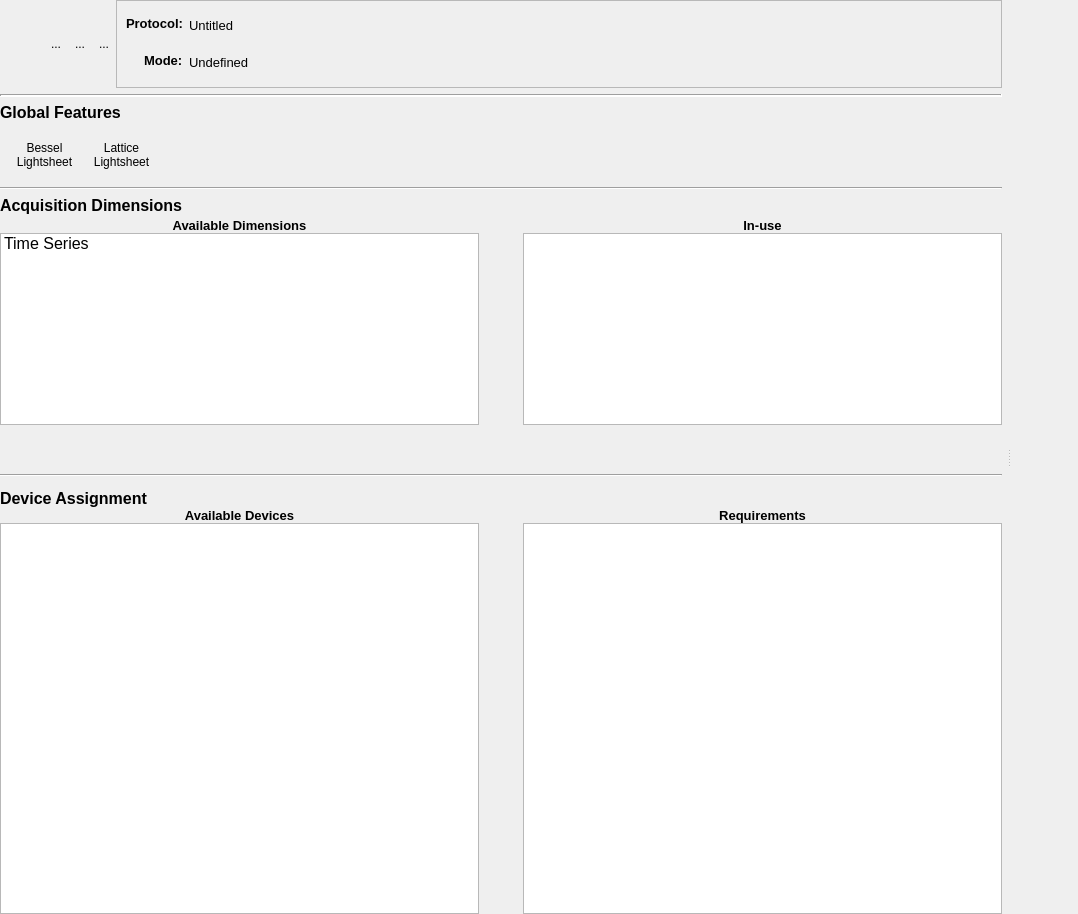
<?xml version="1.0" encoding="UTF-8"?>
<ui version="4.0">
 <class>protocol_editor</class>
 <widget class="QWidget" name="protocol_editor">
  <property name="geometry">
   <rect>
    <x>0</x>
    <y>0</y>
    <width>1078</width>
    <height>914</height>
   </rect>
  </property>
  <property name="windowTitle">
   <string>Form</string>
  </property>
  <property name="styleSheet">
   <string notr="true">#protocol_editor { border: 0px }</string>
  </property>
  <layout class="QGridLayout" name="gridLayout">
   <property name="leftMargin">
    <number>0</number>
   </property>
   <property name="topMargin">
    <number>0</number>
   </property>
   <property name="rightMargin">
    <number>0</number>
   </property>
   <property name="bottomMargin">
    <number>0</number>
   </property>
   <property name="spacing">
    <number>0</number>
   </property>
   <item row="0" column="0">
    <widget class="QSplitter" name="splitter">
     <property name="handleWidth">
      <number>2</number>
     </property>
     <property name="childrenCollapsible">
      <bool>false</bool>
     </property>
     <widget class="QFrame" name="editor_left_frame">
      <property name="styleSheet">
       <string notr="true">#editor_left_frame { border: 0px }</string>
      </property>
      <property name="frameShape">
       <enum>QFrame::StyledPanel</enum>
      </property>
      <property name="frameShadow">
       <enum>QFrame::Raised</enum>
      </property>
      <layout class="QVBoxLayout" name="verticalLayout">
       <property name="leftMargin">
        <number>0</number>
       </property>
       <property name="topMargin">
        <number>0</number>
       </property>
       <property name="rightMargin">
        <number>6</number>
       </property>
       <property name="bottomMargin">
        <number>0</number>
       </property>
       <item>
        <widget class="QFrame" name="protocol_file_frame">
         <property name="styleSheet">
          <string notr="true">#protocol_file_frame { border: 0px }</string>
         </property>
         <property name="frameShape">
          <enum>QFrame::StyledPanel</enum>
         </property>
         <property name="frameShadow">
          <enum>QFrame::Raised</enum>
         </property>
         <layout class="QHBoxLayout" name="horizontalLayout_2">
          <property name="spacing">
           <number>0</number>
          </property>
          <property name="leftMargin">
           <number>0</number>
          </property>
          <property name="topMargin">
           <number>0</number>
          </property>
          <property name="rightMargin">
           <number>0</number>
          </property>
          <property name="bottomMargin">
           <number>0</number>
          </property>
          <item>
           <widget class="QToolButton" name="create">
            <property name="toolTip">
             <string>Create</string>
            </property>
            <property name="text">
             <string notr="true"/>
            </property>
            <property name="icon">
             <iconset resource="../resources/resources.qrc">
              <normaloff>:/protocol_editor/create</normaloff>:/protocol_editor/create</iconset>
            </property>
            <property name="iconSize">
             <size>
              <width>36</width>
              <height>36</height>
             </size>
            </property>
            <property name="autoRaise">
             <bool>true</bool>
            </property>
           </widget>
          </item>
          <item>
           <widget class="QToolButton" name="open">
            <property name="toolTip">
             <string>Open</string>
            </property>
            <property name="text">
             <string>...</string>
            </property>
            <property name="icon">
             <iconset resource="../resources/resources.qrc">
              <normaloff>:/protocol_editor/open</normaloff>:/protocol_editor/open</iconset>
            </property>
            <property name="iconSize">
             <size>
              <width>36</width>
              <height>36</height>
             </size>
            </property>
            <property name="autoRaise">
             <bool>true</bool>
            </property>
           </widget>
          </item>
          <item>
           <widget class="QToolButton" name="duplicate">
            <property name="toolTip">
             <string>Duplicate</string>
            </property>
            <property name="text">
             <string>...</string>
            </property>
            <property name="icon">
             <iconset resource="../resources/resources.qrc">
              <normaloff>:/protocol_editor/duplicate</normaloff>:/protocol_editor/duplicate</iconset>
            </property>
            <property name="iconSize">
             <size>
              <width>36</width>
              <height>36</height>
             </size>
            </property>
            <property name="autoRaise">
             <bool>true</bool>
            </property>
           </widget>
          </item>
          <item>
           <widget class="QToolButton" name="save">
            <property name="toolTip">
             <string>Save</string>
            </property>
            <property name="text">
             <string>...</string>
            </property>
            <property name="icon">
             <iconset resource="../resources/resources.qrc">
              <normaloff>:/protocol_editor/save</normaloff>:/protocol_editor/save</iconset>
            </property>
            <property name="iconSize">
             <size>
              <width>36</width>
              <height>36</height>
             </size>
            </property>
            <property name="autoRaise">
             <bool>true</bool>
            </property>
           </widget>
          </item>
          <item>
           <widget class="QFrame" name="protocol_info">
            <property name="frameShape">
             <enum>QFrame::StyledPanel</enum>
            </property>
            <property name="frameShadow">
             <enum>QFrame::Raised</enum>
            </property>
            <layout class="QFormLayout" name="formLayout">
             <property name="sizeConstraint">
              <enum>QLayout::SetMinimumSize</enum>
             </property>
             <property name="fieldGrowthPolicy">
              <enum>QFormLayout::AllNonFixedFieldsGrow</enum>
             </property>
             <property name="labelAlignment">
              <set>Qt::AlignBottom|Qt::AlignRight|Qt::AlignTrailing</set>
             </property>
             <property name="formAlignment">
              <set>Qt::AlignLeading|Qt::AlignLeft|Qt::AlignVCenter</set>
             </property>
             <item row="1" column="0">
              <widget class="QLabel" name="name_label">
               <property name="font">
                <font>
                 <pointsize>10</pointsize>
                 <weight>75</weight>
                 <bold>true</bold>
                </font>
               </property>
               <property name="text">
                <string>Protocol:</string>
               </property>
              </widget>
             </item>
             <item row="2" column="0">
              <widget class="QLabel" name="type_label">
               <property name="font">
                <font>
                 <pointsize>10</pointsize>
                 <weight>75</weight>
                 <bold>true</bold>
                </font>
               </property>
               <property name="text">
                <string>Mode:</string>
               </property>
              </widget>
             </item>
             <item row="2" column="1">
              <layout class="QHBoxLayout" name="horizontalLayout_3">
               <item>
                <widget class="QLabel" name="label_3">
                 <property name="font">
                  <font>
                   <pointsize>10</pointsize>
                  </font>
                 </property>
                 <property name="text">
                  <string>Undefined</string>
                 </property>
                </widget>
               </item>
               <item>
                <widget class="QToolButton" name="toolButton">
                 <property name="text">
                  <string notr="true"/>
                 </property>
                 <property name="icon">
                  <iconset resource="../resources/resources.qrc">
                   <normaloff>:/protocol_editor/edit</normaloff>:/protocol_editor/edit</iconset>
                 </property>
                 <property name="iconSize">
                  <size>
                   <width>24</width>
                   <height>24</height>
                  </size>
                 </property>
                 <property name="autoRaise">
                  <bool>true</bool>
                 </property>
                </widget>
               </item>
              </layout>
             </item>
             <item row="1" column="1">
              <layout class="QHBoxLayout" name="horizontalLayout_5">
               <item>
                <widget class="QLabel" name="label_4">
                 <property name="font">
                  <font>
                   <pointsize>10</pointsize>
                  </font>
                 </property>
                 <property name="text">
                  <string>Untitled</string>
                 </property>
                </widget>
               </item>
               <item>
                <widget class="QToolButton" name="toolButton_2">
                 <property name="text">
                  <string notr="true"/>
                 </property>
                 <property name="icon">
                  <iconset resource="../resources/resources.qrc">
                   <normaloff>:/protocol_editor/edit</normaloff>:/protocol_editor/edit</iconset>
                 </property>
                 <property name="iconSize">
                  <size>
                   <width>24</width>
                   <height>24</height>
                  </size>
                 </property>
                 <property name="autoRaise">
                  <bool>true</bool>
                 </property>
                </widget>
               </item>
              </layout>
             </item>
            </layout>
           </widget>
          </item>
         </layout>
        </widget>
       </item>
       <item>
        <widget class="Line" name="seperator_1">
         <property name="lineWidth">
          <number>2</number>
         </property>
         <property name="orientation">
          <enum>Qt::Horizontal</enum>
         </property>
        </widget>
       </item>
       <item>
        <widget class="QFrame" name="global_features">
         <property name="styleSheet">
          <string notr="true">#global_features { border: 0px }</string>
         </property>
         <property name="frameShape">
          <enum>QFrame::StyledPanel</enum>
         </property>
         <property name="frameShadow">
          <enum>QFrame::Raised</enum>
         </property>
         <layout class="QVBoxLayout" name="verticalLayout_7">
          <property name="leftMargin">
           <number>0</number>
          </property>
          <property name="topMargin">
           <number>0</number>
          </property>
          <property name="rightMargin">
           <number>0</number>
          </property>
          <property name="bottomMargin">
           <number>0</number>
          </property>
          <item>
           <widget class="QLabel" name="label_8">
            <property name="font">
             <font>
              <pointsize>12</pointsize>
              <weight>75</weight>
              <bold>true</bold>
             </font>
            </property>
            <property name="text">
             <string>Global Features</string>
            </property>
           </widget>
          </item>
          <item>
           <widget class="QFrame" name="global_features_buttons">
            <property name="styleSheet">
             <string notr="true">#global_features_buttons { border: 0px }</string>
            </property>
            <property name="frameShape">
             <enum>QFrame::NoFrame</enum>
            </property>
            <property name="frameShadow">
             <enum>QFrame::Plain</enum>
            </property>
            <property name="lineWidth">
             <number>0</number>
            </property>
            <layout class="QHBoxLayout" name="horizontalLayout_6">
             <item>
              <widget class="QToolButton" name="toolButton_4">
               <property name="font">
                <font>
                 <pointsize>9</pointsize>
                </font>
               </property>
               <property name="text">
                <string>Bessel
Lightsheet</string>
               </property>
               <property name="icon">
                <iconset resource="../resources/resources.qrc">
                 <normaloff>:/protocol_editor/bessel_deactivate</normaloff>
                 <normalon>:/protocol_editor/bessel_activate</normalon>:/protocol_editor/bessel_deactivate</iconset>
               </property>
               <property name="iconSize">
                <size>
                 <width>36</width>
                 <height>36</height>
                </size>
               </property>
               <property name="checkable">
                <bool>true</bool>
               </property>
               <property name="toolButtonStyle">
                <enum>Qt::ToolButtonTextUnderIcon</enum>
               </property>
               <property name="autoRaise">
                <bool>true</bool>
               </property>
              </widget>
             </item>
             <item>
              <widget class="QToolButton" name="toolButton_5">
               <property name="font">
                <font>
                 <pointsize>9</pointsize>
                </font>
               </property>
               <property name="text">
                <string>Lattice
Lightsheet</string>
               </property>
               <property name="icon">
                <iconset resource="../resources/resources.qrc">
                 <normaloff>:/protocol_editor/lattice_deactivate</normaloff>
                 <normalon>:/protocol_editor/lattice_activate</normalon>:/protocol_editor/lattice_deactivate</iconset>
               </property>
               <property name="iconSize">
                <size>
                 <width>36</width>
                 <height>36</height>
                </size>
               </property>
               <property name="checkable">
                <bool>true</bool>
               </property>
               <property name="toolButtonStyle">
                <enum>Qt::ToolButtonTextUnderIcon</enum>
               </property>
               <property name="autoRaise">
                <bool>true</bool>
               </property>
              </widget>
             </item>
             <item>
              <spacer name="horizontalSpacer">
               <property name="orientation">
                <enum>Qt::Horizontal</enum>
               </property>
               <property name="sizeHint" stdset="0">
                <size>
                 <width>40</width>
                 <height>20</height>
                </size>
               </property>
              </spacer>
             </item>
            </layout>
           </widget>
          </item>
         </layout>
        </widget>
       </item>
       <item>
        <widget class="Line" name="seperator_2">
         <property name="orientation">
          <enum>Qt::Horizontal</enum>
         </property>
        </widget>
       </item>
       <item>
        <widget class="QFrame" name="dimensions_frame">
         <property name="styleSheet">
          <string notr="true">#dimensions_frame { border: 0px }</string>
         </property>
         <property name="frameShape">
          <enum>QFrame::StyledPanel</enum>
         </property>
         <property name="frameShadow">
          <enum>QFrame::Raised</enum>
         </property>
         <layout class="QVBoxLayout" name="verticalLayout_6">
          <property name="spacing">
           <number>3</number>
          </property>
          <property name="leftMargin">
           <number>0</number>
          </property>
          <property name="topMargin">
           <number>0</number>
          </property>
          <property name="rightMargin">
           <number>0</number>
          </property>
          <property name="bottomMargin">
           <number>0</number>
          </property>
          <item>
           <widget class="QLabel" name="dimension_label">
            <property name="font">
             <font>
              <pointsize>12</pointsize>
              <weight>75</weight>
              <bold>true</bold>
             </font>
            </property>
            <property name="text">
             <string>Acquisition Dimensions</string>
            </property>
           </widget>
          </item>
          <item>
           <widget class="QFrame" name="dimensions_frame_internal">
            <property name="styleSheet">
             <string notr="true">#dimensions_frame_internal { border: 0px }</string>
            </property>
            <property name="frameShape">
             <enum>QFrame::StyledPanel</enum>
            </property>
            <property name="frameShadow">
             <enum>QFrame::Raised</enum>
            </property>
            <layout class="QGridLayout" name="dimension_frame_internal_layout">
             <property name="leftMargin">
              <number>0</number>
             </property>
             <property name="topMargin">
              <number>0</number>
             </property>
             <property name="rightMargin">
              <number>0</number>
             </property>
             <property name="bottomMargin">
              <number>0</number>
             </property>
             <property name="spacing">
              <number>0</number>
             </property>
             <item row="0" column="2">
              <widget class="QLabel" name="inuse_dimension_label">
               <property name="font">
                <font>
                 <pointsize>10</pointsize>
                 <weight>75</weight>
                 <bold>true</bold>
                </font>
               </property>
               <property name="text">
                <string>In-use</string>
               </property>
               <property name="alignment">
                <set>Qt::AlignCenter</set>
               </property>
               <property name="margin">
                <number>3</number>
               </property>
              </widget>
             </item>
             <item row="0" column="0">
              <widget class="QLabel" name="available_dimension_label">
               <property name="font">
                <font>
                 <pointsize>10</pointsize>
                 <weight>75</weight>
                 <bold>true</bold>
                </font>
               </property>
               <property name="text">
                <string>Available Dimensions</string>
               </property>
               <property name="alignment">
                <set>Qt::AlignCenter</set>
               </property>
               <property name="margin">
                <number>3</number>
               </property>
              </widget>
             </item>
             <item row="1" column="0">
              <widget class="QListWidget" name="available_dimensions">
               <property name="iconSize">
                <size>
                 <width>24</width>
                 <height>24</height>
                </size>
               </property>
               <property name="spacing">
                <number>3</number>
               </property>
               <item>
                <property name="text">
                 <string>Time Series</string>
                </property>
                <property name="font">
                 <font>
                  <pointsize>12</pointsize>
                 </font>
                </property>
                <property name="icon">
                 <iconset>
                  <normaloff>:/protocol_editor/tile_activate</normaloff>:/protocol_editor/tile_activate</iconset>
                </property>
               </item>
              </widget>
             </item>
             <item row="1" column="2">
              <widget class="QListWidget" name="inuse_dimension"/>
             </item>
             <item row="1" column="1">
              <widget class="QFrame" name="d_selection_buttons">
               <property name="styleSheet">
                <string notr="true">#d_selection_buttons { border: 0px }</string>
               </property>
               <property name="frameShape">
                <enum>QFrame::StyledPanel</enum>
               </property>
               <property name="frameShadow">
                <enum>QFrame::Raised</enum>
               </property>
               <layout class="QVBoxLayout" name="verticalLayout_10">
                <property name="leftMargin">
                 <number>0</number>
                </property>
                <property name="topMargin">
                 <number>0</number>
                </property>
                <property name="rightMargin">
                 <number>0</number>
                </property>
                <property name="bottomMargin">
                 <number>0</number>
                </property>
                <item>
                 <spacer name="d_spacer_top">
                  <property name="orientation">
                   <enum>Qt::Vertical</enum>
                  </property>
                  <property name="sizeHint" stdset="0">
                   <size>
                    <width>20</width>
                    <height>40</height>
                   </size>
                  </property>
                 </spacer>
                </item>
                <item>
                 <widget class="QToolButton" name="add_dimension">
                  <property name="text">
                   <string notr="true"/>
                  </property>
                  <property name="icon">
                   <iconset resource="../resources/resources.qrc">
                    <normaloff>:/protocol_editor/add</normaloff>:/protocol_editor/add</iconset>
                  </property>
                  <property name="iconSize">
                   <size>
                    <width>36</width>
                    <height>36</height>
                   </size>
                  </property>
                  <property name="autoRaise">
                   <bool>true</bool>
                  </property>
                 </widget>
                </item>
                <item>
                 <widget class="QToolButton" name="remove_dimension">
                  <property name="text">
                   <string/>
                  </property>
                  <property name="icon">
                   <iconset resource="../resources/resources.qrc">
                    <normaloff>:/protocol_editor/remove</normaloff>:/protocol_editor/remove</iconset>
                  </property>
                  <property name="iconSize">
                   <size>
                    <width>36</width>
                    <height>36</height>
                   </size>
                  </property>
                  <property name="autoRaise">
                   <bool>true</bool>
                  </property>
                 </widget>
                </item>
                <item>
                 <spacer name="d_spacer_bottom">
                  <property name="orientation">
                   <enum>Qt::Vertical</enum>
                  </property>
                  <property name="sizeHint" stdset="0">
                   <size>
                    <width>20</width>
                    <height>40</height>
                   </size>
                  </property>
                 </spacer>
                </item>
               </layout>
              </widget>
             </item>
             <item row="2" column="2">
              <widget class="QFrame" name="d_move_buttons">
               <property name="styleSheet">
                <string notr="true">#d_move_buttons { border: 0px }</string>
               </property>
               <property name="frameShape">
                <enum>QFrame::StyledPanel</enum>
               </property>
               <property name="frameShadow">
                <enum>QFrame::Raised</enum>
               </property>
               <layout class="QHBoxLayout" name="horizontalLayout_9">
                <property name="spacing">
                 <number>0</number>
                </property>
                <property name="leftMargin">
                 <number>0</number>
                </property>
                <property name="topMargin">
                 <number>0</number>
                </property>
                <property name="rightMargin">
                 <number>0</number>
                </property>
                <property name="bottomMargin">
                 <number>0</number>
                </property>
                <item>
                 <spacer name="d_spacer_left">
                  <property name="orientation">
                   <enum>Qt::Horizontal</enum>
                  </property>
                  <property name="sizeHint" stdset="0">
                   <size>
                    <width>40</width>
                    <height>20</height>
                   </size>
                  </property>
                 </spacer>
                </item>
                <item>
                 <widget class="QToolButton" name="move_up">
                  <property name="text">
                   <string notr="true"/>
                  </property>
                  <property name="icon">
                   <iconset resource="../resources/resources.qrc">
                    <normaloff>:/protocol_editor/move_up</normaloff>:/protocol_editor/move_up</iconset>
                  </property>
                  <property name="iconSize">
                   <size>
                    <width>36</width>
                    <height>36</height>
                   </size>
                  </property>
                  <property name="autoRaise">
                   <bool>true</bool>
                  </property>
                 </widget>
                </item>
                <item>
                 <widget class="QToolButton" name="move_down">
                  <property name="text">
                   <string notr="true"/>
                  </property>
                  <property name="icon">
                   <iconset resource="../resources/resources.qrc">
                    <normaloff>:/protocol_editor/move_down</normaloff>:/protocol_editor/move_down</iconset>
                  </property>
                  <property name="iconSize">
                   <size>
                    <width>36</width>
                    <height>36</height>
                   </size>
                  </property>
                  <property name="autoRaise">
                   <bool>true</bool>
                  </property>
                 </widget>
                </item>
                <item>
                 <spacer name="d_spacer_right">
                  <property name="orientation">
                   <enum>Qt::Horizontal</enum>
                  </property>
                  <property name="sizeHint" stdset="0">
                   <size>
                    <width>40</width>
                    <height>20</height>
                   </size>
                  </property>
                 </spacer>
                </item>
               </layout>
              </widget>
             </item>
            </layout>
           </widget>
          </item>
         </layout>
        </widget>
       </item>
       <item>
        <widget class="Line" name="seperator_3">
         <property name="orientation">
          <enum>Qt::Horizontal</enum>
         </property>
        </widget>
       </item>
       <item>
        <widget class="QFrame" name="assignment_frame">
         <property name="sizePolicy">
          <sizepolicy hsizetype="Preferred" vsizetype="Preferred">
           <horstretch>0</horstretch>
           <verstretch>1</verstretch>
          </sizepolicy>
         </property>
         <property name="styleSheet">
          <string notr="true">#assignment_frame { border: 0px }</string>
         </property>
         <property name="frameShape">
          <enum>QFrame::StyledPanel</enum>
         </property>
         <property name="frameShadow">
          <enum>QFrame::Raised</enum>
         </property>
         <layout class="QVBoxLayout" name="verticalLayout_5">
          <property name="spacing">
           <number>0</number>
          </property>
          <property name="leftMargin">
           <number>0</number>
          </property>
          <property name="topMargin">
           <number>6</number>
          </property>
          <property name="rightMargin">
           <number>0</number>
          </property>
          <property name="bottomMargin">
           <number>0</number>
          </property>
          <item>
           <widget class="QLabel" name="assignment_label">
            <property name="font">
             <font>
              <pointsize>12</pointsize>
              <weight>75</weight>
              <bold>true</bold>
             </font>
            </property>
            <property name="text">
             <string>Device Assignment</string>
            </property>
           </widget>
          </item>
          <item>
           <widget class="QFrame" name="assignment_frame_internal">
            <property name="styleSheet">
             <string notr="true">#assignment_frame_internal { border: 0px }</string>
            </property>
            <property name="frameShape">
             <enum>QFrame::StyledPanel</enum>
            </property>
            <property name="frameShadow">
             <enum>QFrame::Raised</enum>
            </property>
            <layout class="QGridLayout" name="assignment_Frame_internal_layout">
             <property name="leftMargin">
              <number>0</number>
             </property>
             <property name="topMargin">
              <number>0</number>
             </property>
             <property name="rightMargin">
              <number>0</number>
             </property>
             <property name="bottomMargin">
              <number>0</number>
             </property>
             <property name="spacing">
              <number>0</number>
             </property>
             <item row="1" column="2">
              <widget class="QListWidget" name="requirements"/>
             </item>
             <item row="1" column="0">
              <widget class="QListWidget" name="available_devices"/>
             </item>
             <item row="0" column="0">
              <widget class="QLabel" name="available_devices_label">
               <property name="font">
                <font>
                 <pointsize>10</pointsize>
                 <weight>75</weight>
                 <bold>true</bold>
                </font>
               </property>
               <property name="text">
                <string>Available Devices</string>
               </property>
               <property name="alignment">
                <set>Qt::AlignCenter</set>
               </property>
               <property name="margin">
                <number>3</number>
               </property>
              </widget>
             </item>
             <item row="0" column="2">
              <widget class="QLabel" name="requirements_label">
               <property name="font">
                <font>
                 <pointsize>10</pointsize>
                 <weight>75</weight>
                 <bold>true</bold>
                </font>
               </property>
               <property name="text">
                <string>Requirements</string>
               </property>
               <property name="alignment">
                <set>Qt::AlignCenter</set>
               </property>
               <property name="margin">
                <number>3</number>
               </property>
              </widget>
             </item>
             <item row="1" column="1">
              <widget class="QFrame" name="a_selection_buttons">
               <property name="styleSheet">
                <string notr="true">#a_selection_buttons { border: 0px }</string>
               </property>
               <property name="frameShape">
                <enum>QFrame::StyledPanel</enum>
               </property>
               <property name="frameShadow">
                <enum>QFrame::Raised</enum>
               </property>
               <layout class="QVBoxLayout" name="verticalLayout_2">
                <property name="leftMargin">
                 <number>0</number>
                </property>
                <property name="topMargin">
                 <number>0</number>
                </property>
                <property name="rightMargin">
                 <number>0</number>
                </property>
                <property name="bottomMargin">
                 <number>0</number>
                </property>
                <item>
                 <spacer name="a_spacer_top">
                  <property name="orientation">
                   <enum>Qt::Vertical</enum>
                  </property>
                  <property name="sizeHint" stdset="0">
                   <size>
                    <width>20</width>
                    <height>40</height>
                   </size>
                  </property>
                 </spacer>
                </item>
                <item>
                 <widget class="QToolButton" name="add_device">
                  <property name="text">
                   <string notr="true"/>
                  </property>
                  <property name="icon">
                   <iconset resource="../resources/resources.qrc">
                    <normaloff>:/protocol_editor/add</normaloff>:/protocol_editor/add</iconset>
                  </property>
                  <property name="iconSize">
                   <size>
                    <width>36</width>
                    <height>36</height>
                   </size>
                  </property>
                  <property name="autoRaise">
                   <bool>true</bool>
                  </property>
                 </widget>
                </item>
                <item>
                 <widget class="QToolButton" name="remove_device">
                  <property name="text">
                   <string/>
                  </property>
                  <property name="icon">
                   <iconset resource="../resources/resources.qrc">
                    <normaloff>:/protocol_editor/remove</normaloff>:/protocol_editor/remove</iconset>
                  </property>
                  <property name="iconSize">
                   <size>
                    <width>36</width>
                    <height>36</height>
                   </size>
                  </property>
                  <property name="autoRaise">
                   <bool>true</bool>
                  </property>
                 </widget>
                </item>
                <item>
                 <spacer name="a_spacer_bottom">
                  <property name="orientation">
                   <enum>Qt::Vertical</enum>
                  </property>
                  <property name="sizeHint" stdset="0">
                   <size>
                    <width>20</width>
                    <height>40</height>
                   </size>
                  </property>
                 </spacer>
                </item>
                <item>
                 <widget class="QToolButton" name="refresh">
                  <property name="text">
                   <string notr="true"/>
                  </property>
                  <property name="icon">
                   <iconset resource="../resources/resources.qrc">
                    <normaloff>:/protocol_editor/refresh</normaloff>:/protocol_editor/refresh</iconset>
                  </property>
                  <property name="iconSize">
                   <size>
                    <width>36</width>
                    <height>36</height>
                   </size>
                  </property>
                  <property name="autoRaise">
                   <bool>true</bool>
                  </property>
                 </widget>
                </item>
               </layout>
              </widget>
             </item>
            </layout>
           </widget>
          </item>
         </layout>
        </widget>
       </item>
      </layout>
     </widget>
     <widget class="QScrollArea" name="parameters_scrollarea">
      <property name="styleSheet">
       <string notr="true">#parameters_scrollarea { border: 0px }</string>
      </property>
      <property name="frameShape">
       <enum>QFrame::NoFrame</enum>
      </property>
      <property name="frameShadow">
       <enum>QFrame::Plain</enum>
      </property>
      <property name="lineWidth">
       <number>0</number>
      </property>
      <property name="horizontalScrollBarPolicy">
       <enum>Qt::ScrollBarAlwaysOff</enum>
      </property>
      <property name="widgetResizable">
       <bool>true</bool>
      </property>
      <widget class="QWidget" name="parameters">
       <property name="geometry">
        <rect>
         <x>0</x>
         <y>0</y>
         <width>179</width>
         <height>914</height>
        </rect>
       </property>
       <property name="styleSheet">
        <string notr="true">#parameters { border: 0px }</string>
       </property>
       <layout class="QVBoxLayout" name="parameters_layout">
        <property name="leftMargin">
         <number>6</number>
        </property>
        <property name="topMargin">
         <number>0</number>
        </property>
        <property name="rightMargin">
         <number>0</number>
        </property>
        <property name="bottomMargin">
         <number>0</number>
        </property>
       </layout>
      </widget>
     </widget>
    </widget>
   </item>
  </layout>
 </widget>
 <resources>
  <include location="../resources/resources.qrc"/>
 </resources>
 <connections/>
</ui>
